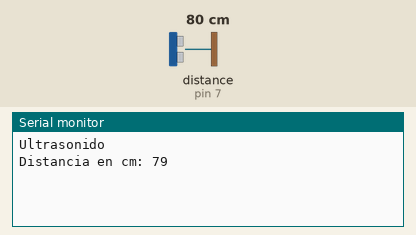
A sketch run on a simulated Arduino Uno, built with avr-gcc and run on an emulated ATmega328P. Shown: the last lines printed to the serial monitor. Wiring (inferred from the names in the program): ultrasonic range finder: trigger pin 6; echo pin 7. The inputs (shaded band) are chosen by the test bench; at power-on: distance to the obstacle (sensor on pin 7) 80 cm. The echo pulse lasts 58.3 µs per cm.

Above: at 6.2 s.
6.3 s: distance to the obstacle (sensor on pin 7) set to 4 cm
At 6.73 s:
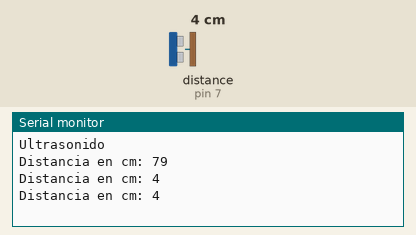
9.3 s: distance to the obstacle (sensor on pin 7) set to 2 cm
At 10.6 s:
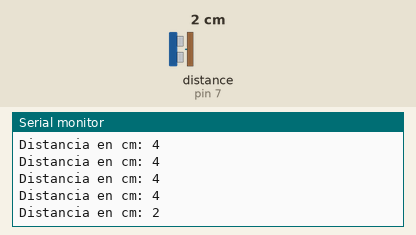
Timing chart, 0 to 12.3 s (numbered marks = the images above; inputs shaded):
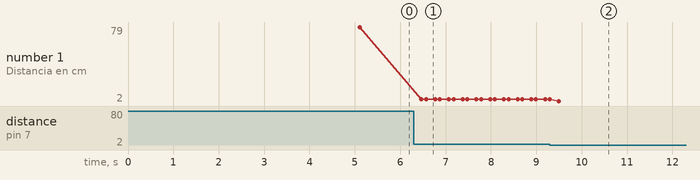

The sketch:

ultrasonico.ino
```cpp
const int trigPin = 6;
const int echoPin = 7;

// Variables para las mediciones
long duration;
float lastDistance = -500.0;
float distance;

void setup() {
  String sensorId = "Ultrasonido";
  Serial.begin(9600);
  delay(5000); // Espera para estabilizar
  Serial.println(sensorId);

  // Configuración de los pines
  pinMode(trigPin, OUTPUT);
  pinMode(echoPin, INPUT);
}

void loop() {
  // Realizar la primera medición
  distance = measureDistance();
  delay(100); // Esperar antes de la siguiente medición

  // Imprimir una medición solo si los valores son diferentes
  String text = "Distancia en cm: ";
  if (distance != lastDistance) {
    Serial.print(text);          // Imprimir el texto
    Serial.println(distance, 0); // Imprimir el número sin decimales

    lastDistance = distance;
  };
}

// Función para medir la distancia
float measureDistance() {
  // Enviar pulso de 10 µs
  digitalWrite(trigPin, LOW);
  delayMicroseconds(2);
  digitalWrite(trigPin, HIGH);
  delayMicroseconds(10);
  digitalWrite(trigPin, LOW);

  // Leer duración del pulso
  duration = pulseIn(echoPin, HIGH);

  // Convertir duración a distancia (en cm)
  float distance = (duration * 0.034 / 2);

  return distance;
}
```

Measured:
- after the input at 6.3 s, the serial monitor: prints a new line after 0.17 s (image 1)
- after the input at 9.3 s, the serial monitor: prints a new line after 0.20 s (image 2)
- plotted number 1: 79 → 4 after the input at 6.3 s, 4 → 2 after the input at 9.3 s
